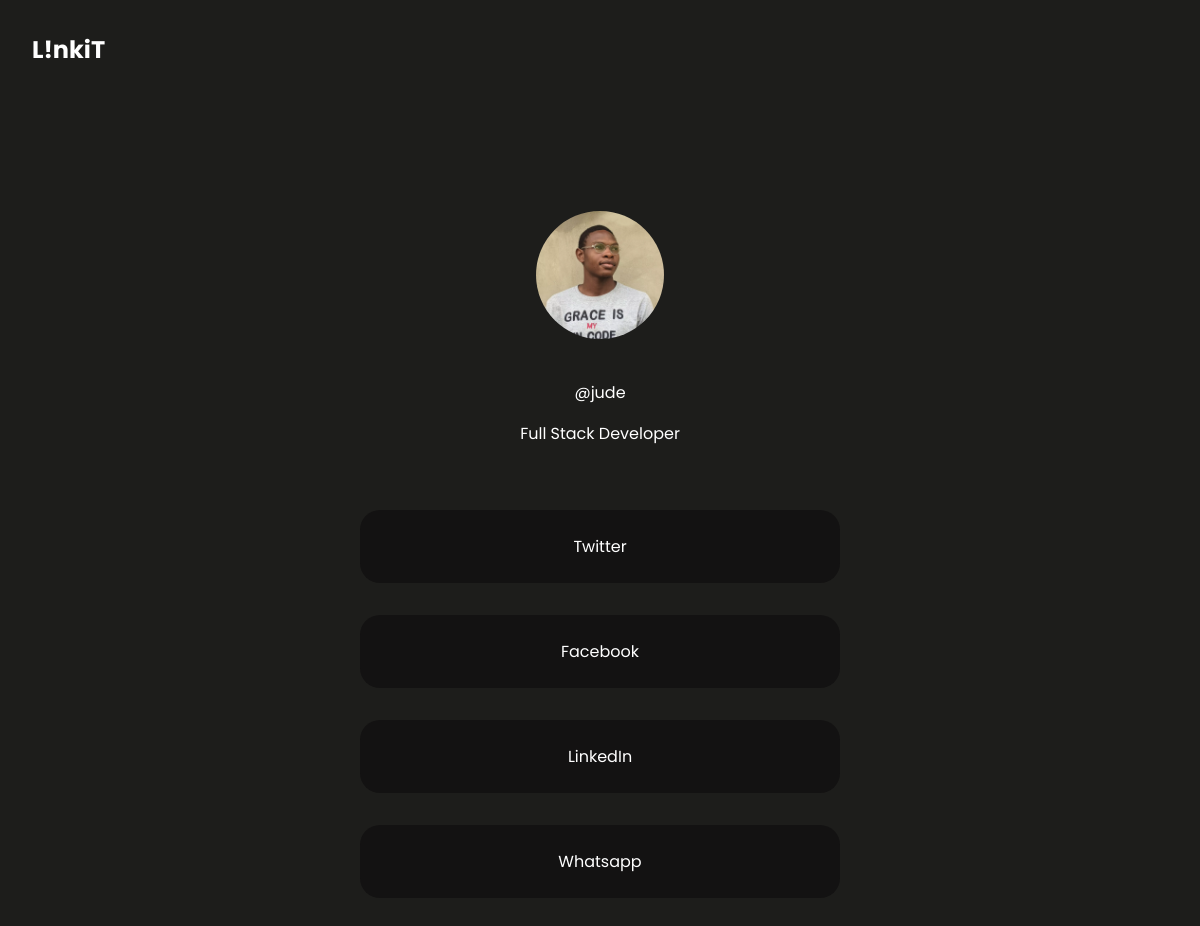
The app's page /jude/ (signed in), older data.
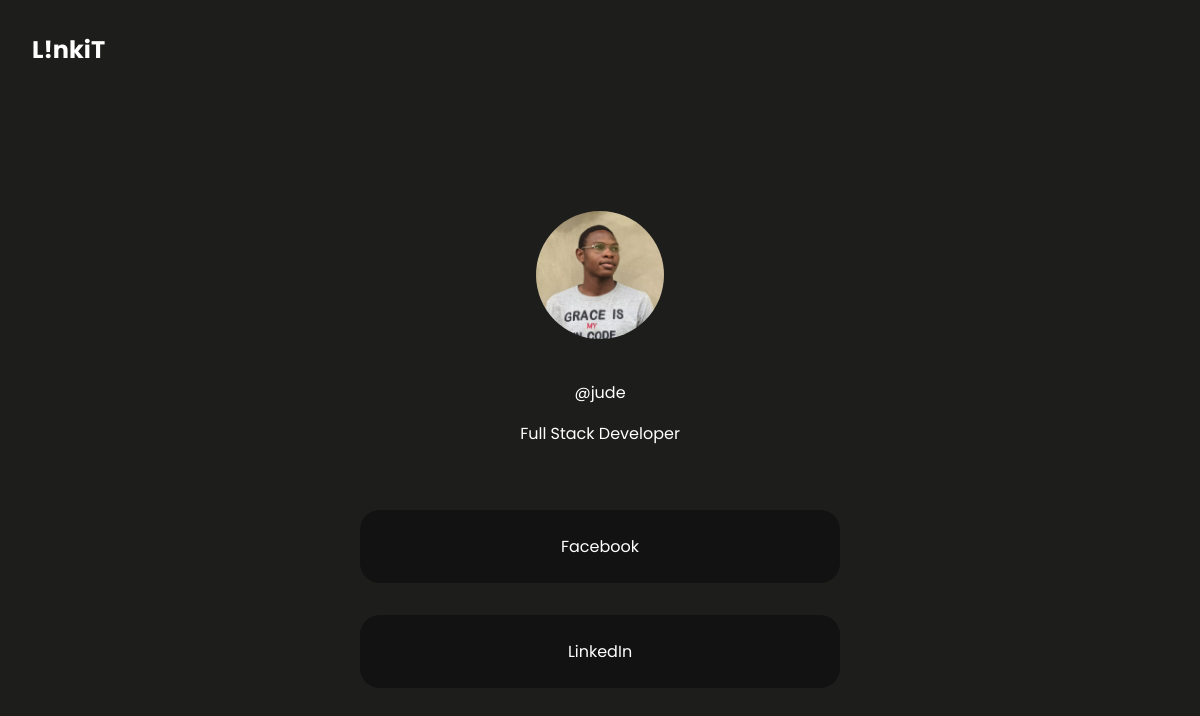
The same page, newer data.
### lta/models.py (models this page shows, shortened)
class Home(models.Model):
    name = models.CharField(max_length=15)
    url = models.CharField(max_length=50)

### lta/views.py (the view)
# urls.py: re_path(r'^(?P<username>\w+)/$', views.preview, name="preview"),
def preview(request, username):
    username = User.objects.get(username=username)
    print(username)
    links = Home.objects.all()
    context = {"links": links}
    return render(request, "lta/preview.html", context)

### lta/templates/lta/preview.html
{% extends 'lta/preview-main.html' %} {% load static %} {% block content %}
<div class="container">
  <div class="profile-section">
    {% if request.user.profile_image %}
    <img src="{{ request.user.profile_image.url }}" alt="" /><br />
    {% endif %}
    <span class="username">@{{request.user.username}}</span>
    {% if request.user.bio %}
    <span class="bio">{{ request.user.bio }}</span>
    {% endif %}
  </div>
  {% for link in links %}
  <ul class="links">
    <li class="link"><a href="{{link.url}}">{{link.name}}</a></li>
  </ul>
  {% endfor %}
</div>
{% endblock %}

Row changes from the older to the newer data that the page shows:
removed Home: name "Twitter"
removed Home: name "Whatsapp"
